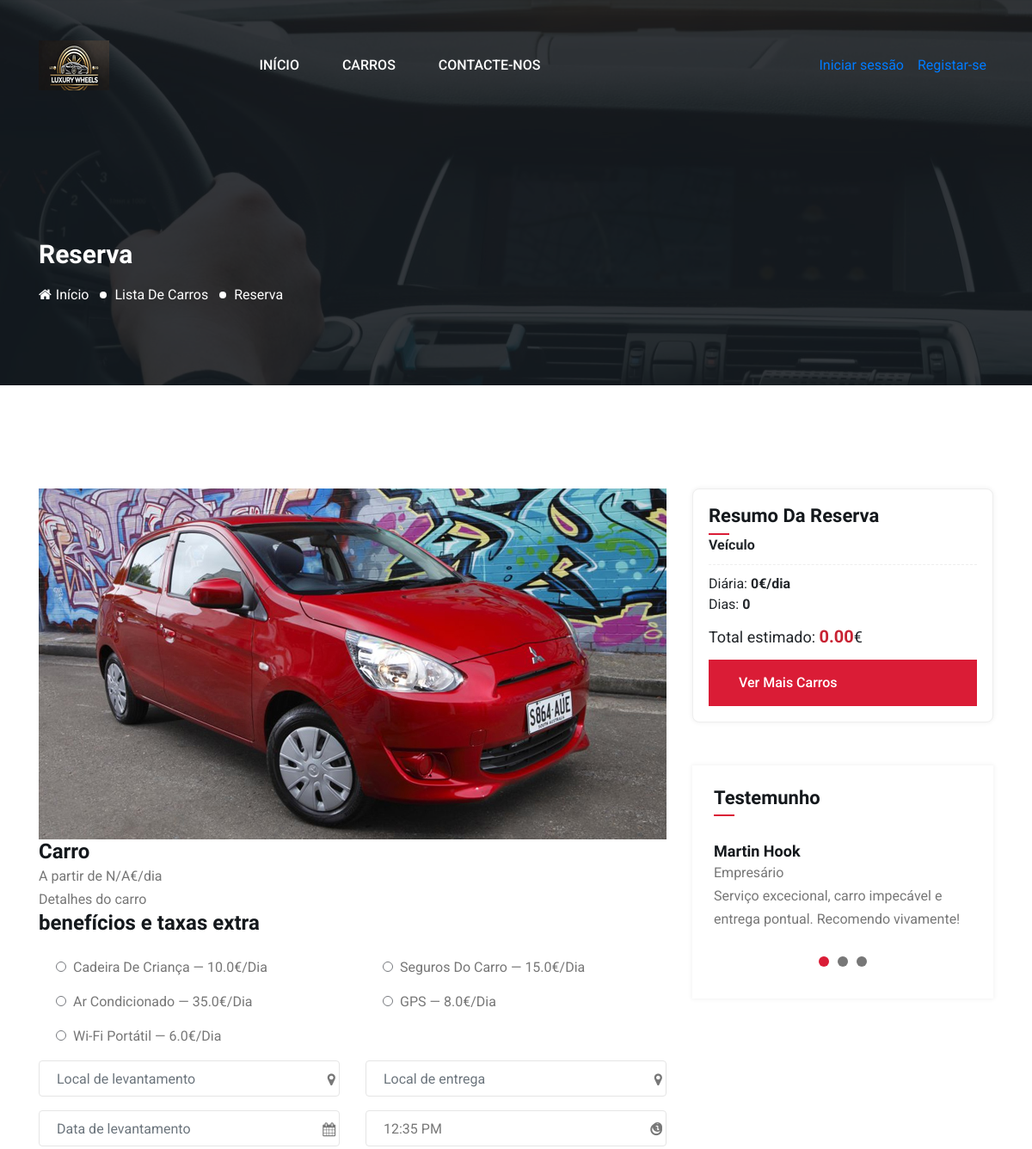
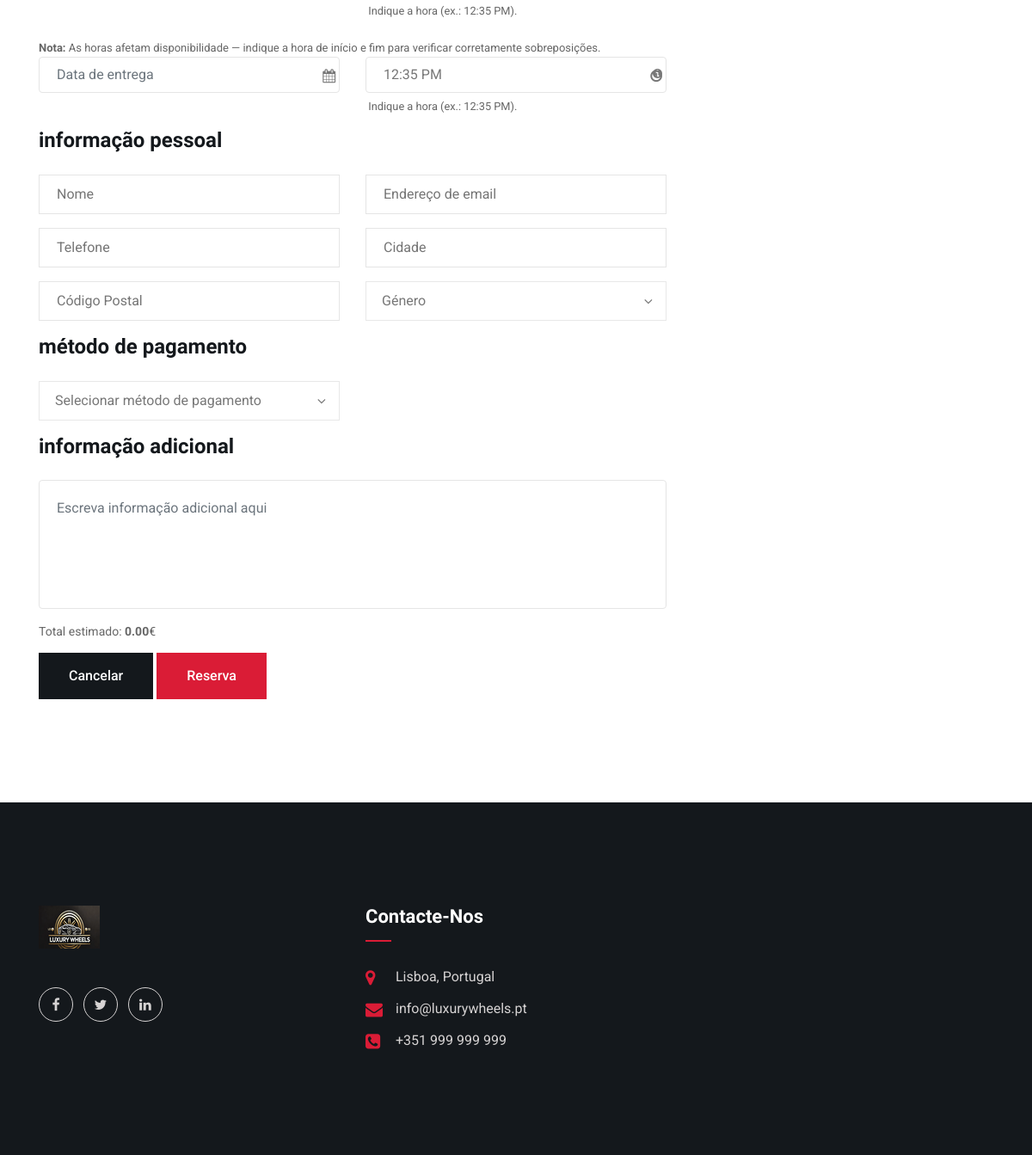
Screenshot of /reservation with the database file from the repository (2 pictures, top to bottom).
### models/Reservation_Extra.py (models this page shows)
class ReservationExtra(db.Model):
    __tablename__ = "Reservation_Extra"
    idExtra = db.Column(db.Integer, primary_key=True)
    name = db.Column(db.String, nullable=False)
    dailyPrice = db.Column(db.Float, nullable=False, default=0)
    isActive = db.Column(db.Integer, default=1)
    def to_dict(self):
        return {
            "id": self.idExtra,
            "name": self.name,
            "dailyPrice": self.dailyPrice,
        }

### models/Testimonial.py (models this page shows)
class Testimonial(db.Model):
    __tablename__ = "Testimonial"
    idTestimonial = db.Column(db.Integer, primary_key=True)
    name = db.Column(db.String, nullable=False)
    designation = db.Column(db.String)
    description = db.Column(db.String, nullable=False)
    imageUrl = db.Column(db.String)
    isActive = db.Column(db.Integer, default=1)
    def to_dict(self):
        return {
            "id": self.idTestimonial,
            "name": self.name,
            "designation": self.designation,
            "description": self.description,
            "imageUrl": self.imageUrl,
        }

### routes/reservations.py (the view, shortened to what this page needs)
@bp.route("/reservation", methods=["GET"])
def reservation():
    vehicle_id = request.args.get("vehicle_id")
    vehicle = Vehicle.query.get(vehicle_id) if vehicle_id else None
    start_date = None
    end_date = None
    start_raw = request.args.get("startDate")
    end_raw = request.args.get("endDate")
    start_time_raw = request.args.get("startTime")
    end_time_raw = request.args.get("endTime")
    try:
        from datetime import date
        from utils import parse_time
        if start_raw:
            sd = date.fromisoformat(start_raw)
        else:
            sd = None
        if end_raw:
            ed = date.fromisoformat(end_raw)
        else:
            ed = None
        st = None
        et = None
        try:
            if start_time_raw:
                st = parse_time(start_time_raw)
        except Exception:
            st = None
        try:
            if end_time_raw:
                et = parse_time(end_time_raw)
        except Exception:
            et = None
        if sd and not ed:
            from datetime import timedelta
            ed = sd + timedelta(days=1)
        if ed and not sd:
            from datetime import timedelta
            sd = ed - timedelta(days=1)
        start_date = sd
        end_date = ed
        from datetime import datetime, time as dt_time
        start_dt = None
        end_dt = None
        if sd is not None:
            start_dt = datetime.combine(sd, st if st else dt_time.min)
        if ed is not None:
            end_dt = datetime.combine(ed, et if et else dt_time.min)
    except Exception as e:
        logging.debug("Invalid date/time filter provided: %s", e)
        start_date = None
        end_date = None
    if vehicle_id and not vehicle:
        flash("Veículo não encontrado.", "modal-error")
        return redirect(url_for("vehicles.list_view"))
    vehicle_available = True
    payment_methods = [p.to_dict() for p in PaymentMethod.query.all()]
    extras = [e.to_dict() for e in ReservationExtra.query.filter_by(isActive=1).all()]
    vehicles_q = Vehicle.query.all()
    vehicles = []
    for v in vehicles_q:
        try:
            a_start = start_dt if start_dt and end_dt else start_date
            a_end = end_dt if start_dt and end_dt else end_date
            if a_start and a_end:
                if not v.is_available(a_start, a_end):
                    continue
        except Exception as e:
            logging.exception("Error validating vehicle availability for list")
            continue
        vehicles.append(v.to_dict())
    testimonials = [t.to_dict() for t in Testimonial.query.filter_by(isActive=1).all()]
    return render_template(
        "reservation.html",
        title="Reserva",
        vehicle=vehicle,
        payment_methods=payment_methods,
        extras=extras,
        vehicles=vehicles,
        startDate=start_raw,
        endDate=end_raw,
        startTime=start_time_raw,
        endTime=end_time_raw,
        testimonials=testimonials,
        vehicle_available=vehicle_available,
    )

### templates/reservation.html (shortened to what this page needs)
<!doctype html>
<html lang="en">
  <head>
    <link href="assets/css/fontawesome.min.css" rel="stylesheet" />
    <link href="assets/css/bootstrap.min.css" rel="stylesheet" />
    <link href="assets/css/lightcase.css" rel="stylesheet" />
    <link href="assets/css/animate.css" rel="stylesheet" />
    <link href="assets/css/nice-select.css" rel="stylesheet" />
    <link href="assets/css/datepicker.min.css" rel="stylesheet" />
    <link href="assets/css/wickedpicker.min.css" rel="stylesheet" />
    <link href="assets/css/jquery-ui.min.css" rel="stylesheet" />
    <link href="assets/css/owl.carousel.min.css" rel="stylesheet" />
    <link href="assets/css/main.css" rel="stylesheet" />
  </head>
  <body>
    {% include 'partials/navbar.html' %}
    <section class="inner-page-banner bg_img overlay-3" data-background="assets/images/inner-page-bg.jpg">
      <div class="container">
        <div class="row">
          <div class="col-md-12">
            <h2 class="page-title">reserva</h2>
            <ol class="page-list">
              <li>
                <a href="{{ url_for('home') }}"><i class="fa fa-home"></i>Início</a>
              </li>
              <li><a href="#0">lista de carros</a></li>
              <li>reserva</li>
            </ol>
          </div>
        </div>
      </div>
    </section>
    <section class="reserva-section pt-120 pb-120">
      <div class="container">
        <div class="row">
          <div class="col-lg-8">
            <div class="reserva-details-area">
              <div class="thumb">
                <img alt="images" src="{{ url_for('static', filename='images/cars/' ~ (vehicle.imageUrl or 'b1.jpg')) }}" />
              </div>
              <div class="content">
                <div class="content-block">
                  <h3 class="car-name">{{ vehicle.model if vehicle else 'Carro' }}</h3>
                  <span class="price">A partir de {{ vehicle.dailyRate if vehicle else 'N/A' }}€/dia</span>
                  <p>{{ vehicle_desc or 'Detalhes do carro' }}</p>
                </div>
                <form class="reserva-form" method="post" action="{{ url_for('reservations.reserve') }}" data-daily-rate="{{ vehicle.dailyRate if vehicle else 0 }}" novalidate>
                  <div class="content-block">
                    <h3 class="title">benefícios e taxas extra</h3>
                    <div class="row">
                      {% for e in extras %}
                      <div class="col-lg-6">
                        <div class="form-group form-check">
                          <label class="form-check-label" for="extra_{{ e.id }}">
                            {{ e.name }}{% if e.dailyPrice > 0 %} — {{ e.dailyPrice }}€/dia{% endif %}
                          </label>
                        </div>
                      </div>
                      {% endfor %}
                    </div>
                  </div>
                  <div class="row">
                    <div class="form-group col-md-6">
                      <i class="fa fa-map-marker"></i>
                      <input class="form-control has-icon" name="startLocation" placeholder="Local de levantamento" type="text" />
                    </div>
                    <div class="form-group col-md-6">
                      <i class="fa fa-map-marker"></i>
                      <input class="form-control has-icon" name="endLocation" placeholder="Local de entrega" type="text" />
                    </div>
                    <div class="form-group col-md-6">
                      <i class="fa fa-calendar"></i>
                      <input class="form-control has-icon datepicker-here" data-language="pt" name="startDate" id="startDate" placeholder="Data de levantamento" type="text" value="{{ startDate or '' }}" />
                    </div>
                    <div class="form-group col-md-6">
                      <i class="fa fa-clock-o"></i>
                      <input class="form-control has-icon timepicker" name="startTime" placeholder="Hora de levantamento" type="text" value="{{ startTime or '' }}" />
                      <small style="display:block;color:#666;margin-top:6px;">
                        <i class="fa fa-info-circle" title="A hora determina o instante exato de início; a disponibilidade é calculada por data+hora."></i>
                        &nbsp;Indique a hora (ex.: 12:35 PM).
                      </small>
                    </div>
                    <div class="col-12" style="font-size:13px;color:#666;margin-top:8px;">
                      <strong>Nota:</strong> As horas afetam disponibilidade — indique a hora de início e fim para verificar corretamente sobreposições.
                    </div>
                    <div class="form-group col-md-6">
                      <i class="fa fa-calendar"></i>
                      <input class="form-control has-icon datepicker-here" data-language="pt" name="endDate" id="endDate" placeholder="Data de entrega" type="text" value="{{ endDate or '' }}" />
                    </div>
                    <div class="form-group col-md-6">
                      <i class="fa fa-clock-o"></i>
                      <input class="form-control has-icon timepicker" name="endTime" placeholder="Hora de entrega" type="text" value="{{ endTime or '' }}" />
                      <small style="display:block;color:#666;margin-top:6px;">
                        <i class="fa fa-info-circle" title="A hora determina o instante exato de fim; a disponibilidade é calculada por data+hora."></i>
                        &nbsp;Indique a hora (ex.: 12:35 PM).
                      </small>
                    </div>
                  </div>
                  <div class="content-block">
                    <h3 class="title">informação pessoal</h3>
                    <div class="row">
                      <div class="col-lg-6 form-group">
                        <input name="name" placeholder="Nome" type="text" required />
                      </div>
                      <div class="col-lg-6 form-group">
                        <input name="email" placeholder="Endereço de email" type="email" required />
                      </div>
                      <div class="col-lg-6 form-group">
                        <input name="phone" placeholder="Telefone" type="tel" />
                      </div>
                      <div class="col-lg-6 form-group">
                        <input name="city" placeholder="Cidade" type="text" />
                      </div>
                      <div class="col-lg-6 form-group">
                        <input name="postal_code" placeholder="Código Postal" type="text" />
                      </div>
                      <div class="col-lg-6 form-group">
                      </div>
                    </div>
                  </div>
                  <div class="content-block">
                    <h3 class="title">método de pagamento</h3>
                    <div class="row">
                      <div class="col-lg-6 form-group">
                      </div>
                    </div>
                  </div>
                  <div class="content-block">
                    <h3 class="title">informação adicional</h3>
                    <div class="row">
                      <div class="col-lg-12 form-group">
                        <textarea name="notes" class="form-control" placeholder="Escreva informação adicional aqui"></textarea>
                      </div>
                      <div class="col-lg-12">
                        <div style="margin-bottom:14px;color:#666;font-size:14px;">Total estimado: <strong id="reservation-total_inline">0.00</strong>€</div>
                        <button class="cmn-btn bg-black" type="reset">Cancelar</button>
                        {% if vehicle and not vehicle_available %}
                        <button class="cmn-btn" type="button" disabled>Indisponível</button>
                        <div class="text-danger mt-2">Veículo indisponível para as datas selecionadas.</div>
                        {% else %}
                        {% if is_logged_in %}
                        <button class="cmn-btn" type="submit">reserva</button>
                        {% else %}
                        <a class="cmn-btn" href="{{ url_for('users.login') }}">reserva</a>
                        {% endif %}
                        {% endif %}
                      </div>
                    </div>
                  </div>
                </form>
              </div>
            </div>
          </div>
          <div class="col-lg-4">
            <aside class="sidebar">
              <div class="widget" style="border:1px solid #eee;padding:18px;border-radius:8px;">
                <h4 class="widget-title">Resumo da reserva</h4>
                <div style="display:flex;flex-direction:column;gap:10px;">
                  <div>
                    <strong>{{ vehicle.brand.name if vehicle and vehicle.brand else '' }} {{ vehicle.model if vehicle else 'Veículo' }}</strong>
                  </div>
                  <div style="border-top:1px dashed #eee;padding-top:10px;">
                    <div>Diária: <strong>{{ vehicle.dailyRate if vehicle else '0' }}€/dia</strong></div>
                    <div>Dias: <strong id="reservation-days">0</strong></div>
                    <div style="font-size:18px;margin-top:8px;">Total estimado: <span id="reservation-total" style="font-size:20px;font-weight:700;color:#c82333;">0.00</span>€</div>
                  </div>
                  <a class="cmn-btn" href="{{ url_for('vehicles.list_view') }}">Ver mais carros</a>
                </div>
              </div>
              <div class="widget widget-testemunho mt-20">
                <h4 class="widget-title">testemunho</h4>
                <div class="widget-body">
                  <div class="testimonial-slider owl-carousel">
                    {% for t in testimonials %}
                    <div class="testemunho-item">
                      <div class="testemunho-item--header">
                        <div class="content">
                          <h6 class="name">{{ t.name }}</h6>
                          <span class="designation">{{ t.designation }}</span>
                        </div>
                      </div>
                      <div class="testemunho-item--body">
                        <p>{{ t.description }}</p>
                      </div>
                    </div>
                    {% endfor %}
                  </div>
                </div>
              </div>
            </aside>
          </div>
        </div>
      </div>
    </section>
    {% include 'partials/footer.html' %}
  </body>
</html>

### rows the page displays
ReservationExtra: name "Cadeira De Criança", dailyPrice "10.0"
ReservationExtra: name "Seguros Do Carro", dailyPrice "15.0"
ReservationExtra: name "Ar Condicionado", dailyPrice "35.0"
ReservationExtra: name "GPS", dailyPrice "8.0"
ReservationExtra: name "Wi-Fi Portátil", dailyPrice "6.0"
Testimonial: name "Martin Hook", designation "Empresário", description "Serviço excecional, carro impecável e entrega pontual. Recomendo vivamente!"

### other values shown
{{ vehicle.model if vehicle else 'Carro' }} "Carro"
{{ vehicle.dailyRate if vehicle else 'N/A' }} "N/A"
{{ vehicle_desc or 'Detalhes do carro' }} "Detalhes do carro"
{{ vehicle.model if vehicle else 'Veículo' }} "Veículo"
{{ vehicle.dailyRate if vehicle else '0' }} "0"
